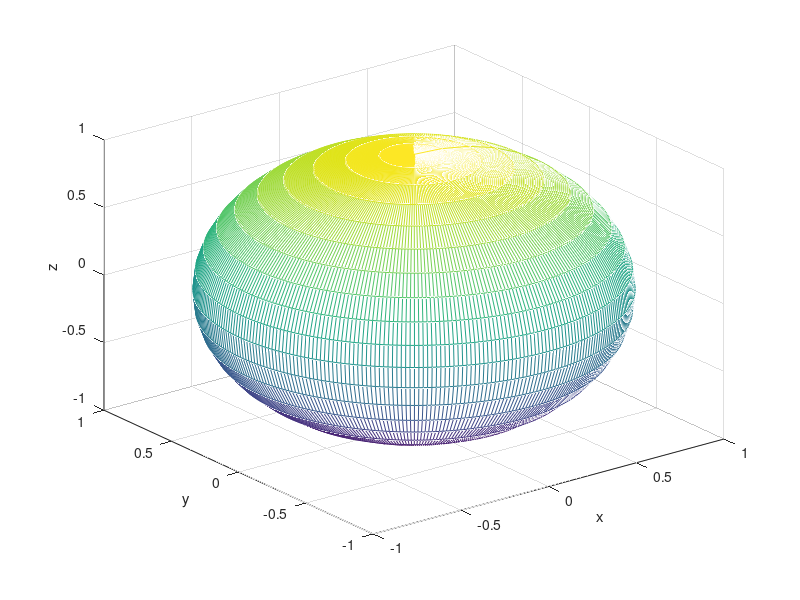

Recreate this plot in MATLAB.
a=1;
b=1
u =(0:0.02:2*pi)';
v = -pi/2:0.05*pi:pi/2;
X =a*cos(v).*cos(u);
Y =a*cos(v).*sin(u);
Z = b*sin(v).*ones(size(u));
figure
mesh(X,Y,Z);
xlabel('x'); 
ylabel('y'); 
zlabel('z')
